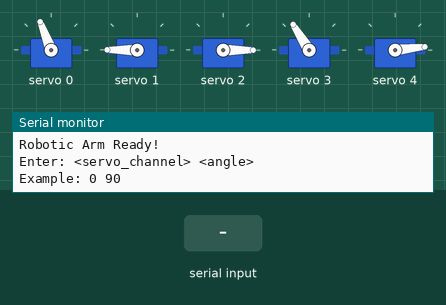
The sketch below on a simulated Arduino Uno, built with avr-gcc and run on an emulated ATmega328P. Parts: 5 × servo, the last lines printed to the serial monitor. The test bench sets the inputs (shaded band).

Above: at 1.7 s.
1.8 s: "1 90\n" received over Serial
At 3.18 s:
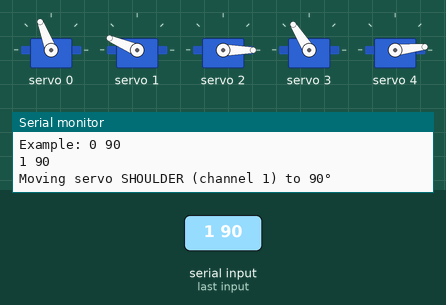
At 4.5 s:
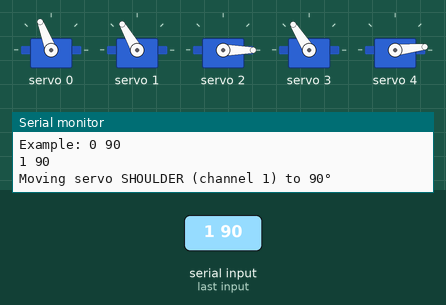
4.8 s: "90 45\n" received over Serial
6.3 s: "5\n" received over Serial
Timing chart, 0 to 9.3 s (numbered marks = the images above; inputs shaded):
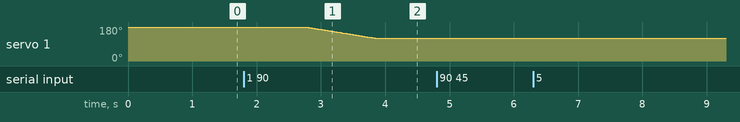

Measured:
- after the input at 1.8 s, servo 1: moves from 180° to 120° over 1.1 s, starting after 0.96 s

The sketch:

servo_control.ino
```cpp
#include <Wire.h>
#include <Adafruit_PWMServoDriver.h>

Adafruit_PWMServoDriver pwm = Adafruit_PWMServoDriver();

// ---------------- Servo Configuration ----------------
struct ServoData {
  const char* name;
  int channel;
  int servoMin;
  int servoMax;
  int currentAngle;
};

ServoData servos[] = {
  {"BASE", 0, 120, 570, 90},
  {"SHOULDER", 1, 130, 600, 180},
  {"ELBOW", 2, 110, 590, 0},
  {"WRIST", 3, 140, 600, 90},
  {"GRIPPER", 4, 125, 600, 0},

};

const int NUM_SERVOS = sizeof(servos) / sizeof(servos[0]);

// ---------------- Helper Functions ----------------
int angleToPulse(int servoIndex, int angle) {
  return map(angle, 0, 180, servos[servoIndex].servoMin, servos[servoIndex].servoMax);
}

void moveServo(int servoIndex, int targetAngle, int stepDelay = 50) {

  int current_angle = servos[servoIndex].currentAngle;
  int step = (targetAngle > current_angle) ? 1 : -1;

  // Move gradually 1° at a time until target reached
  for (int angle = current_angle; angle != targetAngle; angle += step) {
    int pulse = angleToPulse(servoIndex, angle);
    pwm.setPWM(servos[servoIndex].channel, 0, pulse);
    servos[servoIndex].currentAngle = angle; // Update current angle
    delay(stepDelay); // Control movement speed
  }

  // Ensure final position reached exactly
  int pulse = angleToPulse(servoIndex, targetAngle);
  pwm.setPWM(servos[servoIndex].channel, 0, pulse);
  servos[servoIndex].currentAngle = targetAngle;
}

// ---------------- Setup ----------------
void setup() {
  Serial.begin(9600);
  pwm.begin();
  pwm.setPWMFreq(50);
  delay(500);

  for (int i = 0; i < NUM_SERVOS; i++) {
    int pulse = angleToPulse(i, servos[i].currentAngle);
    pwm.setPWM(servos[i].channel, 0, pulse);
  }

  Serial.println("Robotic Arm Ready!");
  Serial.println("Enter: <servo_channel> <angle>");
  Serial.println("Example: 0 90");
}

// ---------------- Loop ----------------
void loop() {
  if (Serial.available()) {

    // give input <servo id> <servo angle>
    String input = Serial.readStringUntil('\n');
    Serial.println(input);
    input.trim();

    if (input.length() > 0) {
      int spaceIndex = input.indexOf(' ');
      if (spaceIndex == -1) {
        Serial.println("Invalid format. Use: <channel> <angle>");
        return;
      }

      int channel = input.substring(0, spaceIndex).toInt();
      int targetAngle = input.substring(spaceIndex + 1).toInt();

      if (channel < 0 || channel >= NUM_SERVOS) {
        Serial.println("Error: Invalid servo channel!");
        return;
      }

      if (targetAngle < 0 || targetAngle > 180) {
        Serial.println("Error: Angle must be between 0 and 180!");
        return;
      }

      Serial.print("Moving servo ");
      Serial.print(servos[channel].name);
      Serial.print(" (channel ");
      Serial.print(channel);
      Serial.print(") to ");
      Serial.print(targetAngle);
      Serial.println("°");

      moveServo(channel, targetAngle, 22);
    }
  }
}
```
